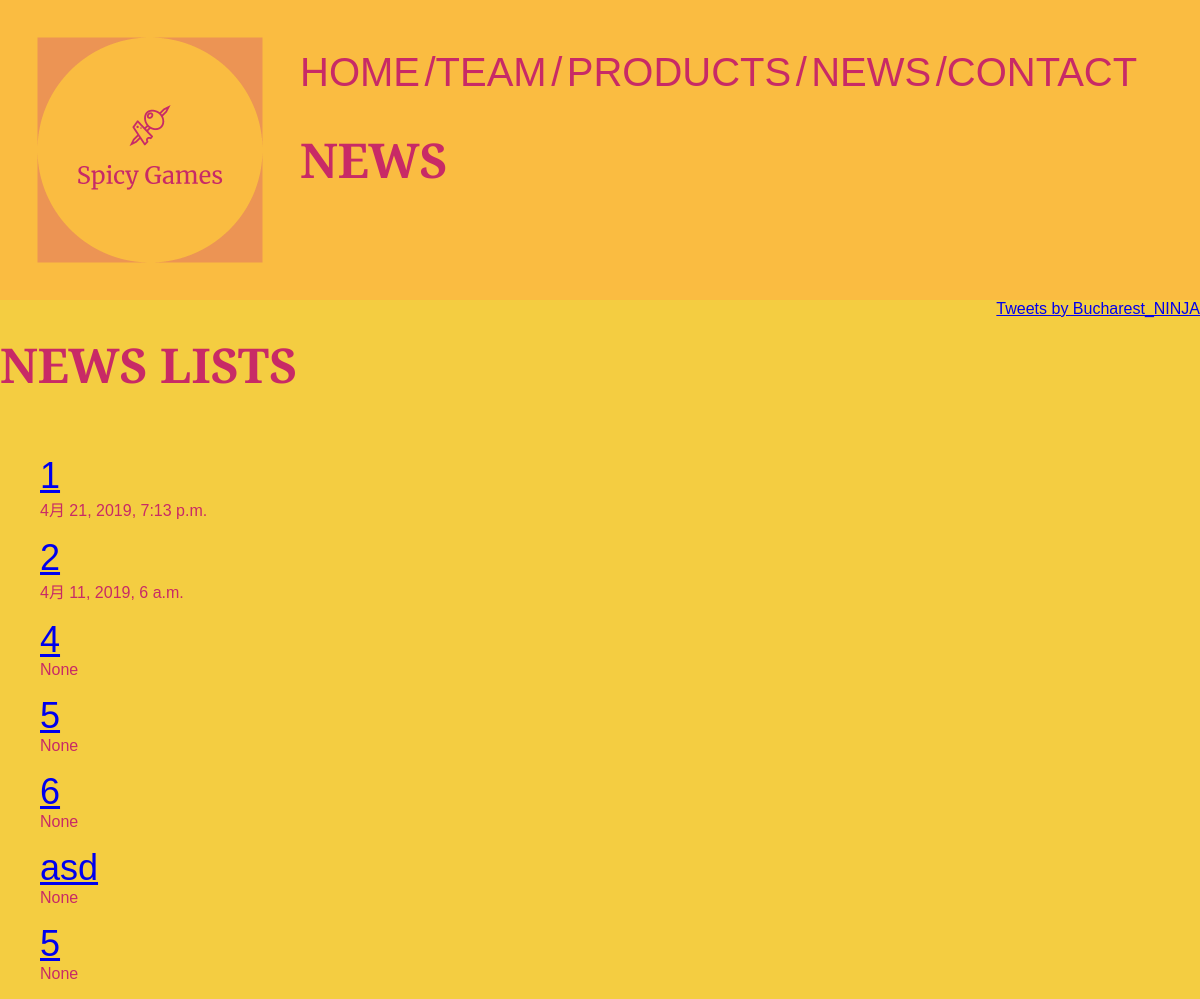
Page /news/ on the committed database.
### homepage/models.py (models this page shows, shortened)
class Post(models.Model):
    author=models.ForeignKey('auth.User',on_delete=models.CASCADE)
    title=models.CharField(max_length=200)
    text=models.TextField()
    created_date=models.DateTimeField(default=timezone.now)
    published_date=models.DateTimeField(blank=True,null=True)

### homepage/views.py (the view)
# urls.py: path('news/',views.PostIndex.as_view(),name='news'),
class PostIndex(ListView):
    model = Post
    paginate_by = 7
    template_name='homepage/blog.html'

### homepage/templates/homepage/blog.html
{% extends 'homepage/base.html' %}
{% load static %}
{% block extra_head %}
  <link rel="stylesheet" href="{% static 'css/blog.css'%}">
{% endblock %}
{% block selectHeader%}<h1>NEWS</h1>{%endblock%}
{% block content %}
 <div id="heading">
  <h1>NEWS LISTS</h1>
 </div>
 <div id="content">
   {% for item in object_list %}
   <ul>
   <li id="article_header"><a href="{% url 'post_detail' pk=item.pk %}">{{ item.title }}</a></li>
   <li>{{item.published_date}}</li>
   </ul>
   {% endfor %}
 </div>
{% endblock %}

### homepage/static/css/team.css (style rules this page uses)
ul { list-style-type:none; }
body { font-family:'PT Serif','Noto Sans JP' ,sans-serif; background-color: #f4cd41; color:#C82A66 ; margin: 0; }
h1 { font-size: 48; }
#content { padding-top: 10; }

### homepage/static/css/blog.css (style rules this page uses)
ul { list-style-type:none; }
body { font-family:'PT Serif','Noto Sans JP' ,sans-serif; background-color: #f4cd41; color: #C82A66; margin: 0; }
h1 { font-size: 48; }
#content { padding-top: 10; }
#article_header a { font-size: 36; }

### rows in the picture
Post: title "1", published_date "4月 21, 2019, 7:13 p.m."
Post: title "2", published_date "4月 11, 2019, 6 a.m."
Post: title "4", published_date "None"
Post: title "5", published_date "None"
Post: title "6", published_date "None"
Post: title "asd", published_date "None"
Post: title "5", published_date "None"
